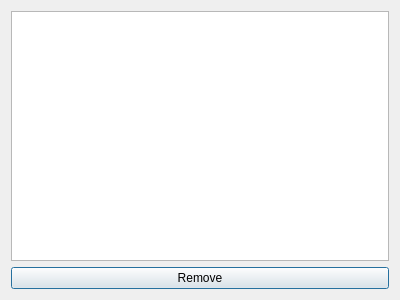
<?xml version="1.0" encoding="UTF-8"?>
<ui version="4.0">
 <class>Autodeletes</class>
 <widget class="QDialog" name="Autodeletes">
  <property name="geometry">
   <rect>
    <x>0</x>
    <y>0</y>
    <width>400</width>
    <height>300</height>
   </rect>
  </property>
  <property name="windowTitle">
   <string>Autodeletes</string>
  </property>
  <layout class="QHBoxLayout" name="horizontalLayout">
   <item>
    <layout class="QVBoxLayout" name="verticalLayout">
     <item>
      <widget class="QListWidget" name="list"/>
     </item>
     <item>
      <widget class="QPushButton" name="buttonRemove">
       <property name="text">
        <string>Remove</string>
       </property>
      </widget>
     </item>
    </layout>
   </item>
  </layout>
 </widget>
 <resources/>
 <connections/>
</ui>
